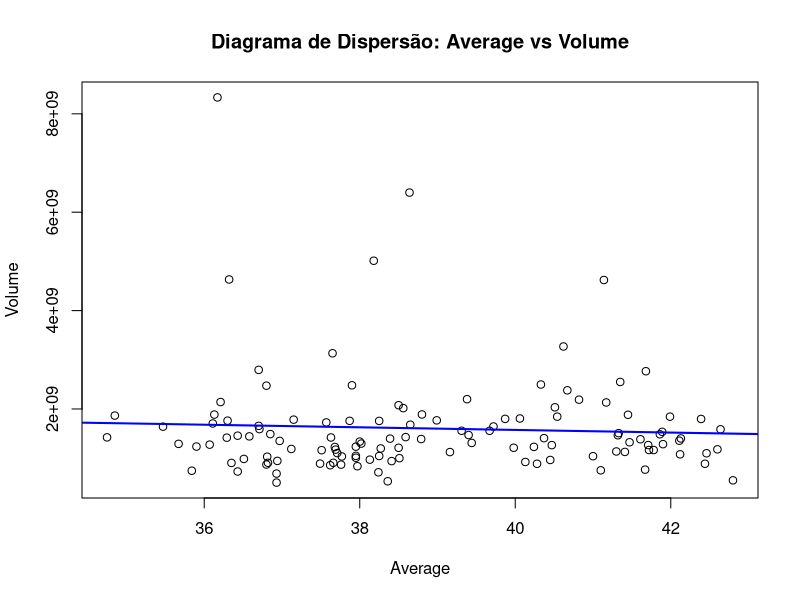
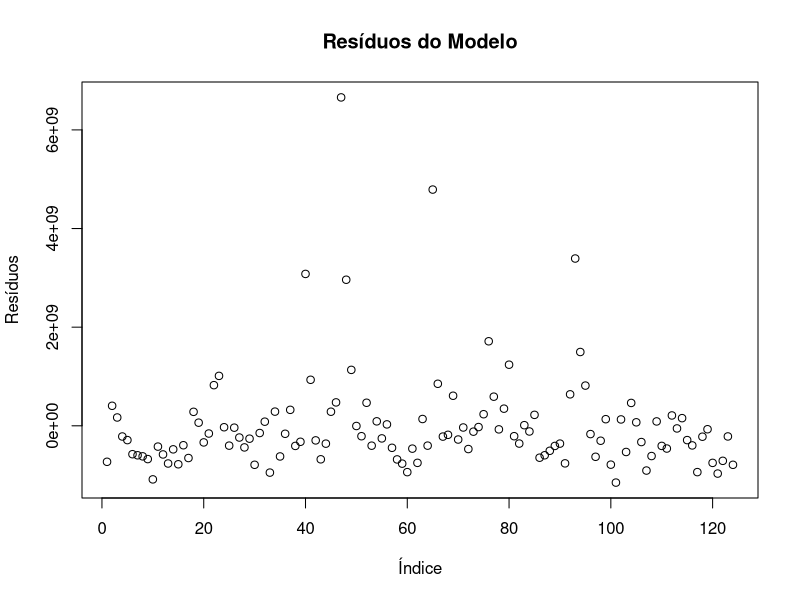
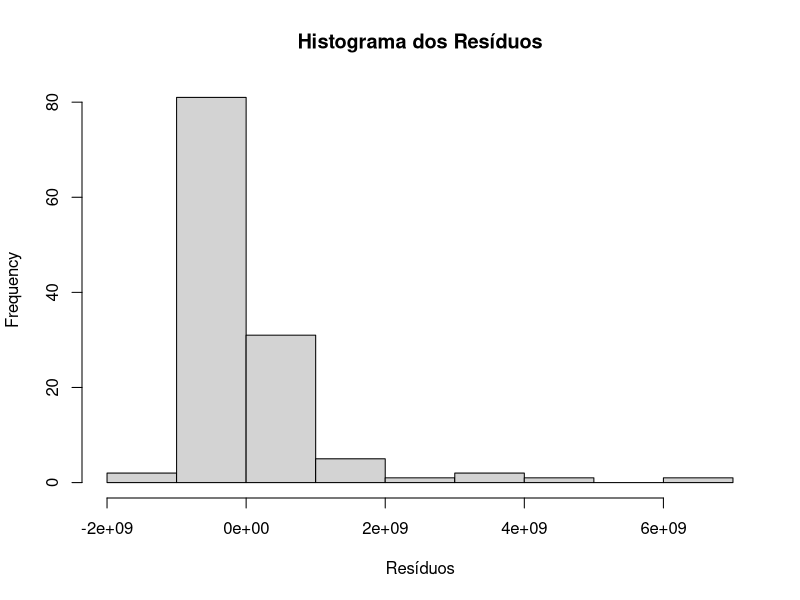
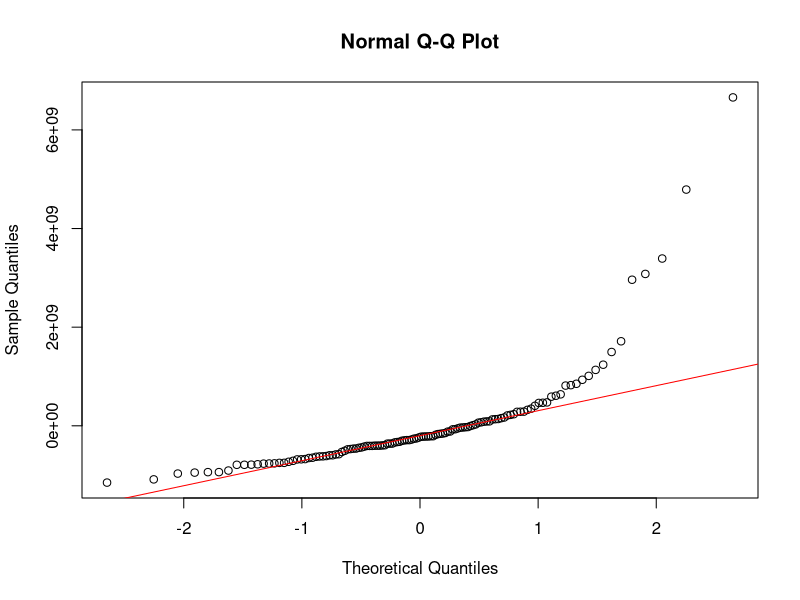

Here is the R script that generated these plots, in order:
# Bibliotecas necessárias
library(e1071)
library(lmtest)                    

# Configurar o diretório de trabalho
setwd("C:/bovdb/docs/rstudio/data")

# Ler os dados
dados <- read.csv("price_data_107.csv", header = TRUE, sep = ",", dec = ".")

# Verificar a estrutura e existência de valores ausentes
str(dados)
head(dados)
if (any(is.na(dados))) {
  stop("O dataset contém valores ausentes!")
}

# Definir variáveis
average <- dados$average
volume <- dados$volume

# Teste de correlação
cor_test <- cor.test(average, volume)
print(cor_test)

# Ajustar o modelo de regressão linear
modelo <- lm(volume ~ average)
print(summary(modelo))

# Diagrama de dispersão com linha de regressão
plot(average, volume,
     main = "Diagrama de Dispersão: Average vs Volume",
     xlab = "Average",
     ylab = "Volume",
     pch = 1)
abline(modelo, col = "blue", lwd = 2)

# Teste da significância dos coeficientes do modelo
summary_coef <- summary(modelo)$coefficients
print(summary_coef)

# Análise de Variância (ANOVA) do modelo
anova_modelo <- anova(modelo)
print(anova_modelo)

#Coeficiente de Determinação (R²)
r_squared <- summary(modelo)$r.squared
adj_r_squared <- summary(modelo)$adj.r.squared
cat("R²:", r_squared, "\n")
cat("R² Ajustado:", adj_r_squared, "\n")

# Análise dos resíduos
residuos <- residuals(modelo)
plot(residuos, main = "Resíduos do Modelo", ylab = "Resíduos", xlab = "Índice")
hist(residuos, main = "Histograma dos Resíduos", xlab = "Resíduos")
qqnorm(residuos)
qqline(residuos, col = "red")

# Estatísticas dos resíduos
resumo_residuos <- list(
  Min = min(residuos),
  Q1 = quantile(residuos, 0.25),
  Mediana = median(residuos),
  Q3 = quantile(residuos, 0.75),
  Max = max(residuos),
  Média = mean(residuos),
  DP = sd(residuos),
  Assimetria = skewness(residuos),
  Curtose = kurtosis(residuos)
)
print(resumo_residuos)

# Testes de diagnóstico
print(Box.test(residuos, lag = 2, type = "Ljung-Box"))
print(shapiro.test(residuos))
print(bptest(modelo))
